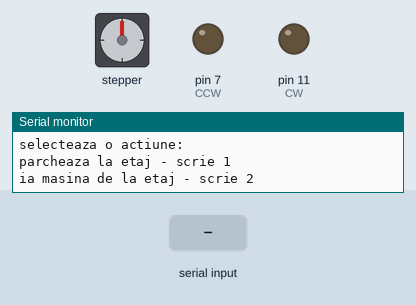
Simulated run of this sketch. Board: Arduino Uno, built with avr-gcc and run on an emulated ATmega328P. On the bench: stepper motor, output pins drawn as LEDs (lit = HIGH), the last lines printed to the serial monitor. Wiring (inferred from the names in the program): stepper motor driver (200 steps per turn assumed): step pin 5; direction pin 2. Inputs (shaded band) come from the test bench. Pins used as bus, display or sensor lines are not drawn.

Above: at 1.2 s.
1.3 s: "1\n" received over Serial
At 3.6 s:
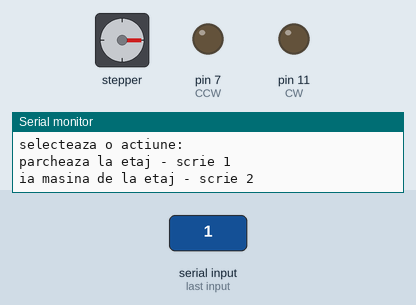
4.3 s: "1,90\n" received over Serial
6.0 s: "2\n" received over Serial
At 11.8 s:
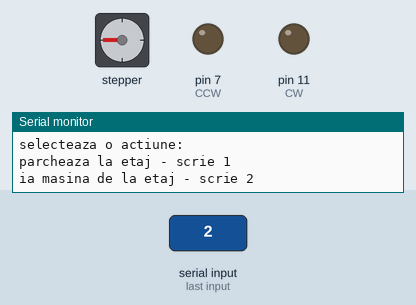
12.0 s: "1,90,45\n" received over Serial
At 16.01 s:
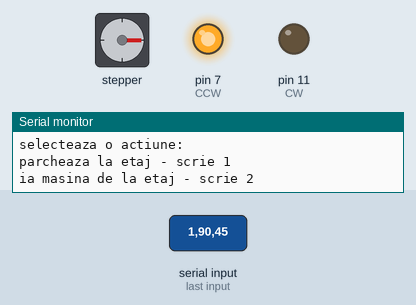
Timing chart, 0 to 17.5 s (numbered marks = the images above; inputs shaded):
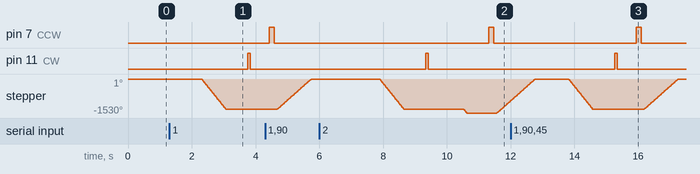

The sketch:

cod_mea.ino
```cpp
/*
 *   Basic example code for controlling a stepper without library
 *
 */

// defines pins

#define stepPin 5
#define dirPin 2
#define CW 11 //CW is defined as pin #7//
#define CCW 7 //CCW is defined as pin #8//
int q = 0;
int ocupat = 0;
void setup() {
  // Sets the two pins as Outputs
  pinMode(stepPin,OUTPUT);
  pinMode(dirPin,OUTPUT);
  pinMode(CW, OUTPUT); //Set CW as an output//
  pinMode(CCW, OUTPUT); //Set CCW as an output//
  Serial.begin(9600);
}

void coboara(int steps){
  digitalWrite(dirPin, HIGH); // Enables the motor to move in a particular direction
  //Makes 200 pulses for making one full cycle rotation
  for(int x = 0; x < steps; x++) {
    digitalWrite(stepPin,HIGH);
    delayMicroseconds(700);    // by changing this time delay between the steps we can change the rotation speed
    digitalWrite(stepPin,LOW);
    delayMicroseconds(700);
  }
  delay(1000); // One second delay
}

void urca(int steps){
    digitalWrite(dirPin,LOW); //Changes the rotations direction
  //Makes 400 pulses for making two full cycle rotation
  for(int x = 0; x < steps; x++) {
    digitalWrite(stepPin,HIGH);
    delayMicroseconds(500);
    digitalWrite(stepPin,LOW);
    delayMicroseconds(500);
  }

    delay(200);
}

void arunca()
{
  delay(500);
  digitalWrite(CW,HIGH); //Motor runs clockwise//
  delay(75);
  digitalWrite(CW, LOW); //Motor stops//
  delay(100);
}

void ia()
{
  delay(500);
  digitalWrite(CCW, HIGH);//Motor runs counter-clockwise//
  delay(150); //For 1 second//
  digitalWrite(CCW, LOW); //Motor stops//
  delay(100);
}

void puneMasina()
{
  urca(750);
  arunca();
  ia();
  coboara(750);
}

void iaMasina()
{
  urca(750);
  arunca();
  delay(1000);
  urca(100);
  ia();
  coboara(850);
}
void afisare()
{
  Serial.println("selecteaza o actiune:");
  Serial.println("parcheaza la etaj - scrie 1");
  Serial.println("ia masina de la etaj - scrie 2");
}
void loop() {

  afisare();
  while (Serial.available() == 0) {
  }

  int action = Serial.parseInt();
  char c = Serial.parseInt();
  if(action == 1)
    {
      if(ocupat == 0)
      {
        puneMasina();
        Serial.println("SUCCES! Ai parcat!");
        ocupat = 1;
      }else{
        Serial.println("ERROR OCUPAT!");
      }

    }

  if(action == 2)
  {
    if(ocupat == 1)
      {
        iaMasina();
        ocupat = 0;
        Serial.println("SUCCES! Ridica masina!");
      }else{
        Serial.println("ERROR Nu exista masina!");
      }

  }

  /*while(q == 0)
  {
    delay(1000);
    //puneMasina();
    //coboara(800);
    //urca(100);

    q++;
  }
  delay(500);
  */
}
```

Measured:
- after the input at 1.3 s, pin 11 (CW): LOW → HIGH after 2.5 s, → LOW 0.08 s later; stepper: turns 1350° counter-clockwise in 0.76 s, starting after 1.0 s
- after the input at 6.0 s, pin 7 (CCW): LOW → HIGH after 5.3 s, → LOW 0.15 s later; pin 11 (CW): LOW → HIGH after 3.3 s, → LOW 0.08 s later; stepper: turns 1350° counter-clockwise in 0.76 s, then 180° counter-clockwise in 0.10 s, then 542° clockwise in 0.42 s
- after the input at 12.0 s, pin 7 (CCW): LOW → HIGH after 3.9 s, → LOW 0.15 s later; pin 11 (CW): LOW → HIGH after 3.3 s, → LOW 0.08 s later
